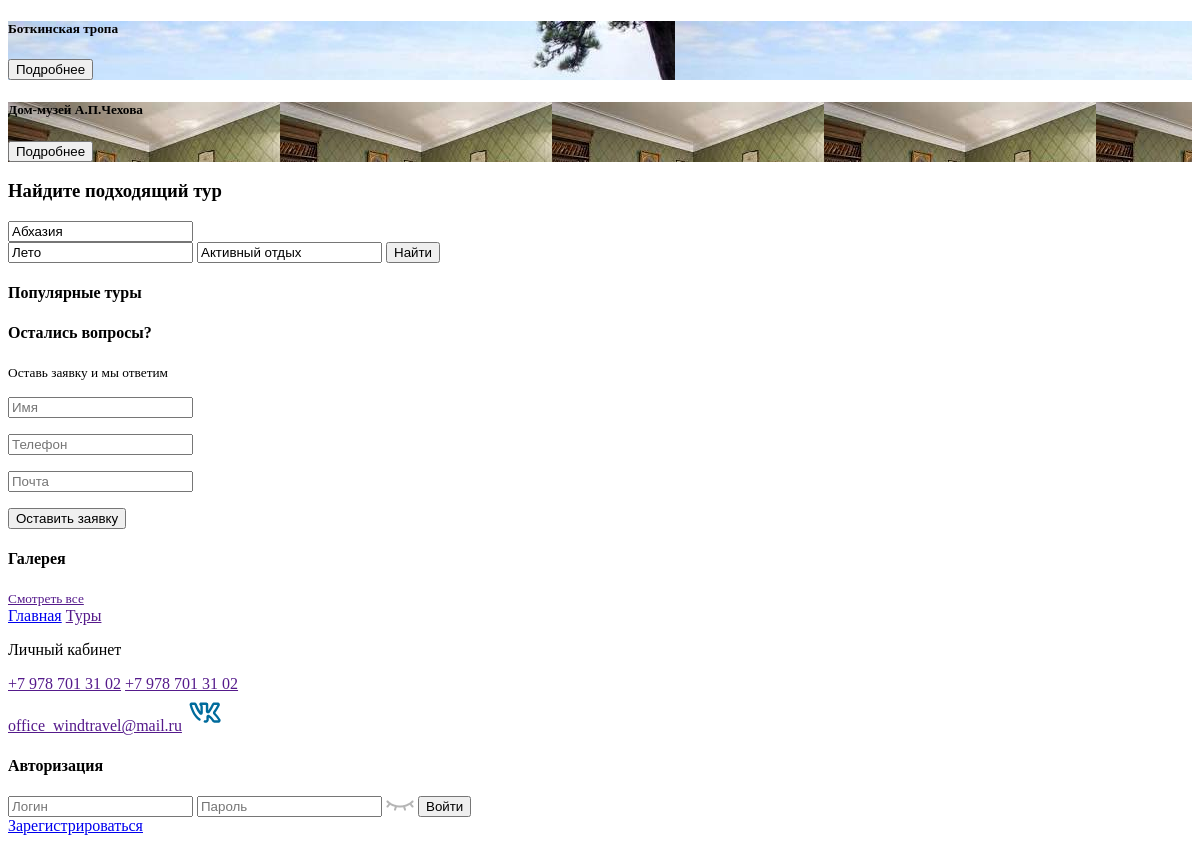
/ (lower part), run on an earlier commit of the app's database.
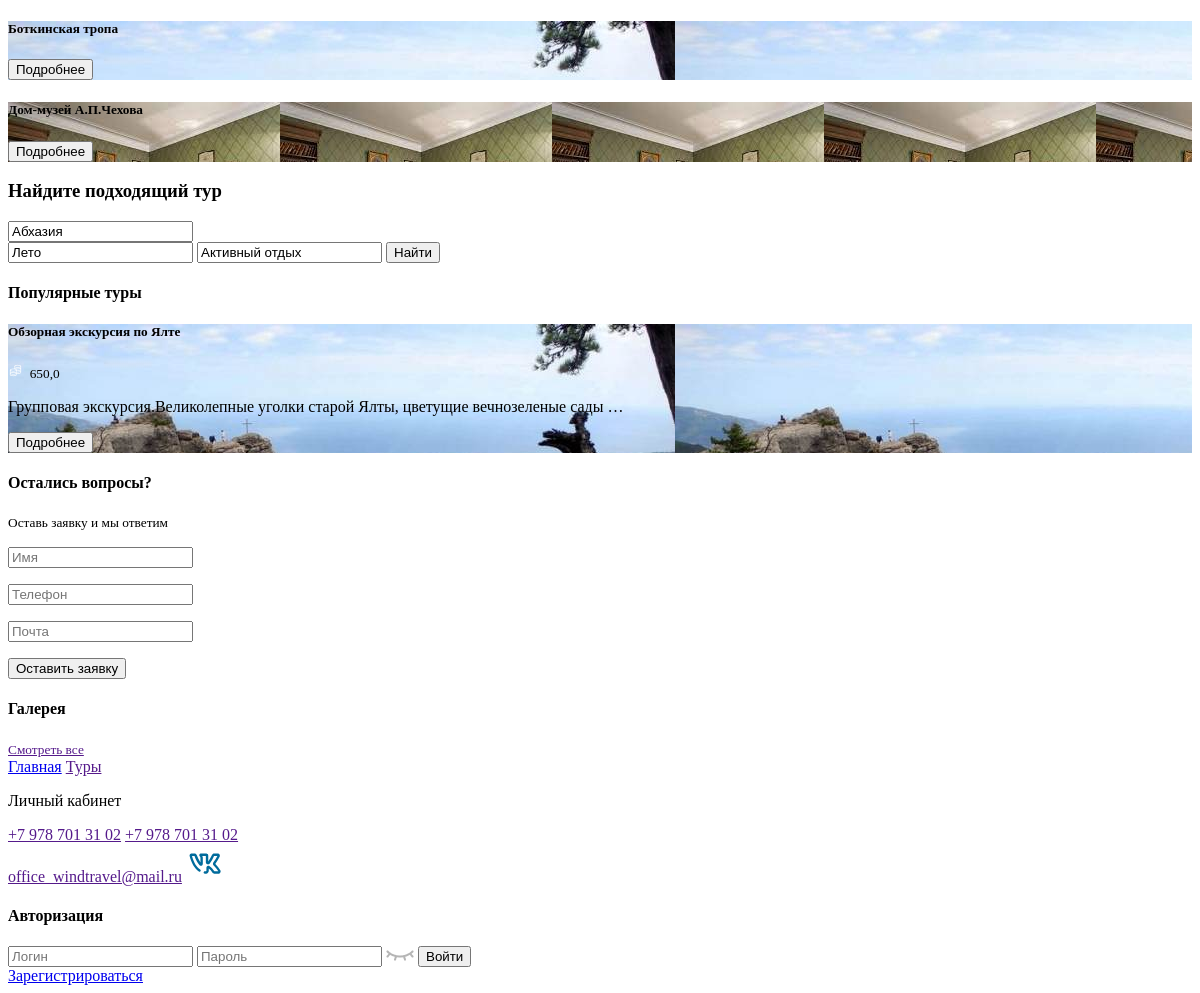
And on a later commit of the database.
### place/models.py (models this page shows, shortened)
class Place(models.Model):
    class Meta:
        verbose_name = 'Место'
        verbose_name_plural = 'Место'
    title = models.CharField(max_length=255, verbose_name='Место')
    description = models.TextField(verbose_name='Описание', blank=True, null=True)
    address = models.TextField(verbose_name='Адрес', blank=True, null=True)
    coordinates = models.TextField(verbose_name='Координаты')
    price = models.FloatField(verbose_name='Цена', blank=True, null=True)
    city = models.ForeignKey(City, verbose_name='Город', on_delete=models.CASCADE, blank=True, null=True)
    district = models.ForeignKey(District, on_delete=models.CASCADE, verbose_name='Район')
    season = models.ForeignKey(Season, on_delete=models.CASCADE, verbose_name='Сезон')
    tag = models.ManyToManyField(Tag, verbose_name='Теги', blank=True)
    type = models.ForeignKey(TypePlace, verbose_name='Тип места', on_delete=models.CASCADE)
    contact = models.ForeignKey(Contact, on_delete=models.SET_NULL, verbose_name='Контакты', null=True, blank=True)
    image = models.ManyToManyField(Image, verbose_name='Изображения', blank=True)
    def one_image(self):
        return self.image.all()[0]

class Image(models.Model):
    class Meta:
        verbose_name = 'Изображение'
        verbose_name_plural = 'Изображение'
    img = models.ImageField(upload_to="place_image/", verbose_name="Изображение")
    title = models.CharField(max_length=255, verbose_name='Название')
    description = models.TextField(verbose_name='Описание', blank=True, null=True)

### trip/models.py (models this page shows, shortened)
class Trip(models.Model):
    class Meta:
        verbose_name = 'Тур'
        verbose_name_plural = 'Тур'
    title = models.CharField(max_length=255, verbose_name='Маршрут')
    description = models.TextField(verbose_name='Описание', blank=True, null=True)
    place = models.ManyToManyField(Place, verbose_name='Места')
    def image(self):
        i = random.randint(0, self.place.filter(image__isnull=False).distinct().count() - 1)
        return self.place.filter(image__isnull=False).distinct()[i].image.all()[0]
    def price(self):
        all_price = 0
        for place in self.place.all():
            all_price += place.price if place.price else 0
        return all_price

### front/views.py (the view)
# urls.py: path('', front, name='front'),
def front(request):
    places = Place.objects.order_by("?").filter(image__isnull=False).distinct()[:8]
    trips = Trip.objects.all().order_by("?")[:3]
    images = Image.objects.all().order_by("?")[:8]
    return render(request, 'front/index.html', locals())

### templates/front/index.html (shortened to what this page needs)
<!DOCTYPE html>
<html lang="en">
<head>
    <link rel="stylesheet/less" type="text/css" href="/static/fonts/static/font.css">
    <link rel="stylesheet/less" type="text/css" href="/static/css/front/style.less">
</head>
<body>
<section class="content">
    <div class="popular-place max-content">
        <div class="popular-places">
            {% for place in places %}
                <div class="block-place" style="background-image: url('{{ place.one_image.img.url }}')">
                    <div class="block-content-place">
                        <h5>{{ place.title }}</h5>
                        <div class="place-action">
                            <a href="">
                                <button>Подробнее</button>
                            </a>
                        </div>
                    </div>
                </div>
            {% endfor %}
        </div>
    </div>
    <div class="personal-trip-form max-content">
        <h3>Найдите подходящий тур</h3>
        <form action="">
            <div class="custom-input">
                <input type="text" value="Абхазия">
            </div>
            <input type="text" value="Лето">
            <input type="text" value="Активный отдых">
            <button class="button">Найти</button>
        </form>
    </div>
    <div class="popular-trip max-content">
        <div class="title-block"><h4>Популярные туры</h4>
        </div>
        <div class="popular-trips">
            {% for trip in trips %}
                <div class="block-trip" style="background-image: url('{{ trip.image.img.url }}')">
                    <div class="block-content-trip">
                        <h5>{{ trip.title }}</h5>
                        {% if trip.price %}
                            <small><img src="/static/img/front/money.png" alt=""> &nbsp;{{ trip.price }}</small>
                        {% endif %}
                        <p>{{ trip.description|truncatewords:8 }}</p>
                        <div class="trip-action">
                            <a href="">
                                <button>Подробнее</button>
                            </a>
                        </div>
                    </div>
                </div>
            {% endfor %}
        </div>
    </div>
</section>
<section class="feedback">
    <div class="max-content">
        <form action="{% url 'feedback' %}" method="post">
            <div>
                <h4>Остались вопросы?</h4>
                <small>Оставь заявку и мы ответим</small>
                <p>
                    <input type="text" name="name" placeholder="Имя" required="required">
                </p>
                <p>
                    <input type="text" name="phone" placeholder="Телефон" required="required">
                </p>
                <p>
                    <input type="email" name="email" placeholder="Почта" required="required">
                </p>
                <button class="button">Оставить заявку</button>
            </div>
        </form>
    </div>
</section>
<section class="gallery-section max-content">
    <div class="title-block"><h4>Галерея</h4><a href=""><small>Смотреть все</small></a></div>
</section>
<section class="footer">
    <div class="max-content footer-content">
        <div class="footer-block">
            <a href="{% url 'index' %}">Главная</a>
            <a href="">Туры</a>
            {% if user.is_authenticated %}
                <a href="{% url 'edit_profile' %}">Личный кабинет</a>
            {% else %}
                <p onclick="ShowAuthorization()">Личный кабинет</p>
            {% endif %}
        </div>
        <div class="footer-block">
            <a href="" class="icon tg">+7 978 701 31 02</a>
            <a href="" class="icon tg">+7 978 701 31 02</a>
        </div>
        <div class="footer-block">
            <a href="" class="icon mail">office_windtravel@mail.ru</a>
            <a href=""><img src="/static/img/front/vkF.svg" alt=""></a>
        </div>
    </div>
</section>
{% block modalwindow %}
    <section class="modal-block">
        <div class="modal-window login-form">
            <h4>Авторизация</h4>
            <form action="{% url 'login_user' %}" method="post">
                <label for="">
                    <input type="text" name="email" placeholder="Логин">
                </label>
                <label for="" class="password">
                    <input type="password" name="password1" placeholder="Пароль">
                    <img src="/static/img/front/eye.png" alt="">
                </label>
                <button>Войти</button>
            </form>
            <a href="{% url 'register' %}">Зарегистрироваться</a>
        </div>
    </section>
{% endblock %}
</body>
</html>

What changed in the data, as far as the page shows it:
added Trip: image.img (picture), title "Обзорная экскурсия по Ялте", price "650,0", description "Групповая экскурсия.Великолепные уголки старой Ялты, цветущие вечнозеленые сады …"
